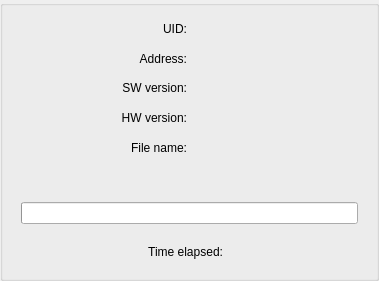
<?xml version="1.0" encoding="UTF-8"?>
<ui version="4.0">
 <class>DeviceItem</class>
 <widget class="QGroupBox" name="DeviceItem">
  <property name="geometry">
   <rect>
    <x>0</x>
    <y>0</y>
    <width>379</width>
    <height>281</height>
   </rect>
  </property>
  <property name="windowTitle">
   <string>GroupBox</string>
  </property>
  <property name="styleSheet">
   <string notr="true"/>
  </property>
  <property name="title">
   <string/>
  </property>
  <layout class="QVBoxLayout" name="verticalLayout_2">
   <item>
    <layout class="QVBoxLayout" name="verticalLayout">
     <item>
      <layout class="QHBoxLayout" name="horizontalLayout">
       <item>
        <widget class="QLabel" name="label_2">
         <property name="text">
          <string>UID:</string>
         </property>
         <property name="alignment">
          <set>Qt::AlignRight|Qt::AlignTrailing|Qt::AlignVCenter</set>
         </property>
        </widget>
       </item>
       <item>
        <widget class="QLabel" name="uid_label">
         <property name="styleSheet">
          <string notr="true">color: #B0CB1F;</string>
         </property>
         <property name="text">
          <string/>
         </property>
        </widget>
       </item>
      </layout>
     </item>
     <item>
      <layout class="QHBoxLayout" name="horizontalLayout_3">
       <item>
        <widget class="QLabel" name="label_6">
         <property name="text">
          <string>Address:</string>
         </property>
         <property name="alignment">
          <set>Qt::AlignRight|Qt::AlignTrailing|Qt::AlignVCenter</set>
         </property>
        </widget>
       </item>
       <item>
        <widget class="QLabel" name="addr_label">
         <property name="styleSheet">
          <string notr="true">color: #B0CB1F;</string>
         </property>
         <property name="text">
          <string/>
         </property>
        </widget>
       </item>
      </layout>
     </item>
     <item>
      <layout class="QHBoxLayout" name="horizontalLayout_2">
       <item>
        <widget class="QLabel" name="label_4">
         <property name="text">
          <string>SW version:</string>
         </property>
         <property name="alignment">
          <set>Qt::AlignRight|Qt::AlignTrailing|Qt::AlignVCenter</set>
         </property>
        </widget>
       </item>
       <item>
        <widget class="QLabel" name="sw_ver_label">
         <property name="styleSheet">
          <string notr="true">color: #B0CB1F;</string>
         </property>
         <property name="text">
          <string/>
         </property>
        </widget>
       </item>
      </layout>
     </item>
     <item>
      <layout class="QHBoxLayout" name="horizontalLayout_8">
       <item>
        <widget class="QLabel" name="label_3">
         <property name="text">
          <string>HW version:</string>
         </property>
         <property name="alignment">
          <set>Qt::AlignRight|Qt::AlignTrailing|Qt::AlignVCenter</set>
         </property>
        </widget>
       </item>
       <item>
        <widget class="QLabel" name="hw_ver_label">
         <property name="styleSheet">
          <string notr="true">color: #B0CB1F;</string>
         </property>
         <property name="text">
          <string/>
         </property>
        </widget>
       </item>
      </layout>
     </item>
     <item>
      <layout class="QHBoxLayout" name="horizontalLayout_4">
       <item>
        <widget class="QLabel" name="label_8">
         <property name="text">
          <string>File name:</string>
         </property>
         <property name="alignment">
          <set>Qt::AlignRight|Qt::AlignTrailing|Qt::AlignVCenter</set>
         </property>
        </widget>
       </item>
       <item>
        <widget class="QLabel" name="file_name_label">
         <property name="styleSheet">
          <string notr="true">color: #B0CB1F;</string>
         </property>
         <property name="text">
          <string/>
         </property>
        </widget>
       </item>
      </layout>
     </item>
     <item>
      <layout class="QHBoxLayout" name="horizontalLayout_9">
       <item>
        <widget class="QLabel" name="req_addr_label">
         <property name="styleSheet">
          <string notr="true">color: #B0CB1F;</string>
         </property>
         <property name="text">
          <string/>
         </property>
         <property name="alignment">
          <set>Qt::AlignRight|Qt::AlignTrailing|Qt::AlignVCenter</set>
         </property>
        </widget>
       </item>
       <item>
        <widget class="QLabel" name="req_sw_ver_label">
         <property name="styleSheet">
          <string notr="true">color: #B0CB1F;</string>
         </property>
         <property name="text">
          <string/>
         </property>
        </widget>
       </item>
      </layout>
     </item>
     <item>
      <layout class="QHBoxLayout" name="horizontalLayout_6">
       <property name="leftMargin">
        <number>7</number>
       </property>
       <property name="topMargin">
        <number>7</number>
       </property>
       <property name="rightMargin">
        <number>7</number>
       </property>
       <property name="bottomMargin">
        <number>7</number>
       </property>
       <item>
        <widget class="QProgressBar" name="progressBar">
         <property name="value">
          <number>0</number>
         </property>
         <property name="textVisible">
          <bool>false</bool>
         </property>
         <property name="orientation">
          <enum>Qt::Horizontal</enum>
         </property>
        </widget>
       </item>
      </layout>
     </item>
     <item>
      <layout class="QHBoxLayout" name="horizontalLayout_5">
       <item>
        <layout class="QHBoxLayout" name="horizontalLayout_7">
         <item>
          <widget class="QPushButton" name="upload_btn">
           <property name="minimumSize">
            <size>
             <width>30</width>
             <height>30</height>
            </size>
           </property>
           <property name="maximumSize">
            <size>
             <width>30</width>
             <height>30</height>
            </size>
           </property>
           <property name="text">
            <string/>
           </property>
           <property name="icon">
            <iconset resource="../Resources/icons.qrc">
             <normaloff>:/icons/icons/ok_circle.svg</normaloff>:/icons/icons/ok_circle.svg</iconset>
           </property>
           <property name="iconSize">
            <size>
             <width>30</width>
             <height>30</height>
            </size>
           </property>
           <property name="autoDefault">
            <bool>true</bool>
           </property>
           <property name="default">
            <bool>true</bool>
           </property>
           <property name="flat">
            <bool>true</bool>
           </property>
          </widget>
         </item>
         <item>
          <widget class="QPushButton" name="cancel_btn">
           <property name="minimumSize">
            <size>
             <width>30</width>
             <height>30</height>
            </size>
           </property>
           <property name="maximumSize">
            <size>
             <width>30</width>
             <height>30</height>
            </size>
           </property>
           <property name="text">
            <string/>
           </property>
           <property name="icon">
            <iconset resource="../Resources/icons.qrc">
             <normaloff>:/icons/icons/close.svg</normaloff>:/icons/icons/close.svg</iconset>
           </property>
           <property name="iconSize">
            <size>
             <width>30</width>
             <height>30</height>
            </size>
           </property>
           <property name="autoDefault">
            <bool>true</bool>
           </property>
           <property name="default">
            <bool>true</bool>
           </property>
           <property name="flat">
            <bool>true</bool>
           </property>
          </widget>
         </item>
        </layout>
       </item>
       <item>
        <widget class="QLabel" name="time_label">
         <property name="text">
          <string>Time elapsed:</string>
         </property>
         <property name="alignment">
          <set>Qt::AlignRight|Qt::AlignTrailing|Qt::AlignVCenter</set>
         </property>
        </widget>
       </item>
       <item>
        <widget class="QLabel" name="elapsed_label">
         <property name="text">
          <string/>
         </property>
        </widget>
       </item>
      </layout>
     </item>
    </layout>
   </item>
  </layout>
 </widget>
 <resources>
  <include location="../Resources/icons.qrc"/>
 </resources>
 <connections/>
</ui>
